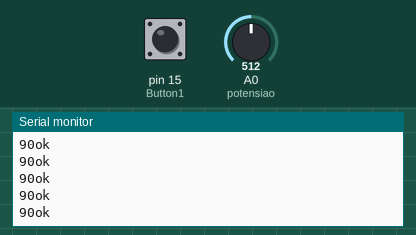
This sketch was run on a simulated Arduino Uno, built with avr-gcc and run on an emulated ATmega328P. Shown: the last lines printed to the serial monitor. The inputs (shaded band) are chosen by the test bench; at power-on: A0 (potensiao) = 512, pin 15 (Button1) LOW. No radio packets arrive unless stated.

Above: at 1.2 s.
1.3 s: A0 (potensiao) set to 716
At 1.35 s:
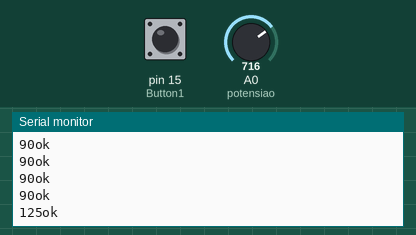
2.8 s: A0 (potensiao) set to 900
At 2.84 s:
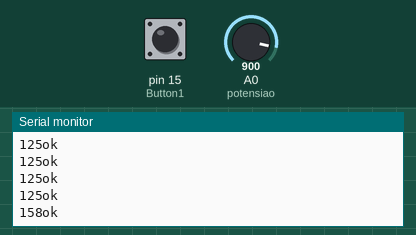
4.3 s: A0 (potensiao) set to 0
At 4.33 s:
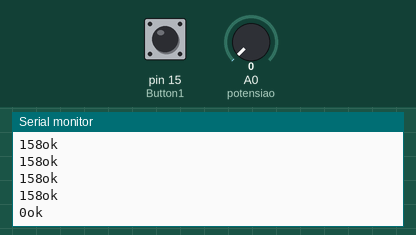
Timing chart, 0 to 7.3 s (numbered marks = the images above; inputs shaded):
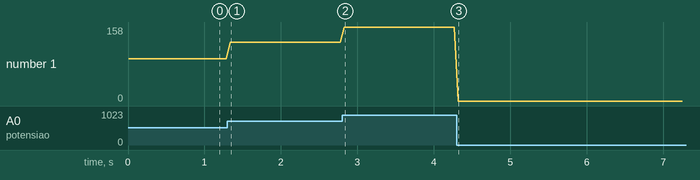

The sketch:

KOMUNIKASI_nrf24.ino
```cpp
/*
 * komunikasi nrf24l01 sebagai transmitter/pengirim data potensio
 * untuk mengendalikan lampu dan motor servo
 */

// memasukkan librry
#include <RF24.h>
#include <RF24_config.h>
#include <nRF24L01.h>
#include <SPI.h>
//configurasi pin dan nomer komunikasi
const int PIN_CE = 9;
const int PIN_CSN =10;
const uint64_t PIPE = 0xE8E8F0F0E2LL;
const int potensiao = A0;
const int Button1 = 15;

//objek nrf24l01
RF24 radio(PIN_CE,PIN_CSN);
char pesan[20];//penyangga pesan komunikasi

void setup() {
  // put your setup code here, to run once:
  Serial.begin(9600);
  pinMode(Button1,INPUT);

  radio.begin();
  radio.openWritingPipe(PIPE);
}
void loop() {
  // put your main code here, to run repeatedly:
  int nilaiPotensio = analogRead (potensiao);
  int sudutServo = map(nilaiPotensio,0,1023,0,180);

 //button pengendali
 if(digitalRead(Button1) == HIGH){
   radio.write("A",strlen(pesan));
 }
 else if(digitalRead(Button1) == LOW){
   radio.write("B",strlen(pesan));
  }


  itoa(sudutServo,pesan,10);
  Serial.print(pesan);

  bool ok = radio.write(pesan,strlen(pesan));
  if(ok){
    Serial.println("ok");}
    else{
    Serial.println("gagal");
  }
 radio.powerDown();
 delay(50);
 radio.powerUp();
}
```

Measured:
- after the input at 1.3 s, the serial monitor: prints a new line at once (image 1)
- after the input at 2.8 s, the serial monitor: prints a new line at once (image 2)
- after the input at 4.3 s, the serial monitor: prints a new line at once (image 3)
- plotted number 1: 90 → 125 after the input at 1.3 s, 125 → 158 after the input at 2.8 s, 158 → 0 after the input at 4.3 s
